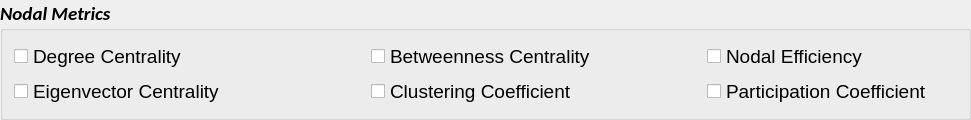
         <widget class="QGroupBox" name="groupBox_Nodal_Metrics">
          <property name="maximumSize">
           <size>
            <width>16777215</width>
            <height>210</height>
           </size>
          </property>
          <property name="font">
           <font>
            <family>Calibri</family>
            <pointsize>14</pointsize>
            <weight>75</weight>
            <italic>true</italic>
            <bold>true</bold>
           </font>
          </property>
          <property name="focusPolicy">
           <enum>Qt::StrongFocus</enum>
          </property>
          <property name="toolTip">
           <string>&lt;html&gt;&lt;head/&gt;&lt;body&gt;&lt;p&gt;&lt;br/&gt;&lt;/p&gt;&lt;/body&gt;&lt;/html&gt;</string>
          </property>
          <property name="styleSheet">
           <string notr="true">QGroupBox#groupBox_Nodal_Metrics{font: 75 italic 14pt &quot;Calibri&quot;;}
QGroupBox#groupBox_Nodal_Metrics{ font-weight:bold;}
QGroupBox#groupBox_Nodal_Metrics{border: 2px solid rgb(200, 197, 191);
                                       }
QGroupBox#groupBox_Nodal_Metrics:focus{border: 2px solid rgb(200, 165, 140);
                                       }

</string>
          </property>
          <property name="title">
           <string>Nodal Metrics</string>
          </property>
          <layout class="QGridLayout" name="gridLayout_2">
           <item row="0" column="6">
            <widget class="QCheckBox" name="checkLp_NodalMetrics">
             <property name="sizePolicy">
              <sizepolicy hsizetype="Expanding" vsizetype="Fixed">
               <horstretch>0</horstretch>
               <verstretch>0</verstretch>
              </sizepolicy>
             </property>
             <property name="font">
              <font>
               <family>Arial</family>
               <pointsize>14</pointsize>
              </font>
             </property>
             <property name="focusPolicy">
              <enum>Qt::NoFocus</enum>
             </property>
             <property name="toolTip">
              <string>&lt;html&gt;&lt;head/&gt;&lt;body&gt;&lt;p&gt;&lt;span style=&quot; font-size:11pt;&quot;&gt;Calculate the characteristic path length (Lp) of the nodal sets...&lt;/span&gt;&lt;/p&gt;&lt;/body&gt;&lt;/html&gt;</string>
             </property>
             <property name="whatsThis">
              <string/>
             </property>
             <property name="text">
              <string>Nodal Efficiency</string>
             </property>
            </widget>
           </item>
           <item row="0" column="3">
            <widget class="QCheckBox" name="checkCUBC">
             <property name="minimumSize">
              <size>
               <width>250</width>
               <height>0</height>
              </size>
             </property>
             <property name="font">
              <font>
               <family>Arial</family>
               <pointsize>14</pointsize>
              </font>
             </property>
             <property name="focusPolicy">
              <enum>Qt::NoFocus</enum>
             </property>
             <property name="toolTip">
              <string>&lt;html&gt;&lt;head/&gt;&lt;body&gt;&lt;p&gt;&lt;span style=&quot; font-size:11pt;&quot;&gt;Calculate the betweenness centrality of the network.&lt;/span&gt;&lt;/p&gt;&lt;/body&gt;&lt;/html&gt;</string>
             </property>
             <property name="text">
              <string>Betweenness Centrality</string>
             </property>
            </widget>
           </item>
           <item row="0" column="2">
            <spacer name="horizontalSpacer_10">
             <property name="orientation">
              <enum>Qt::Horizontal</enum>
             </property>
             <property name="sizeHint" stdset="0">
              <size>
               <width>40</width>
               <height>20</height>
              </size>
             </property>
            </spacer>
           </item>
           <item row="1" column="3">
            <widget class="QCheckBox" name="checkCP_NodalMetrics">
             <property name="sizePolicy">
              <sizepolicy hsizetype="Expanding" vsizetype="Fixed">
               <horstretch>0</horstretch>
               <verstretch>0</verstretch>
              </sizepolicy>
             </property>
             <property name="maximumSize">
              <size>
               <width>16777215</width>
               <height>16777215</height>
              </size>
             </property>
             <property name="font">
              <font>
               <family>Arial</family>
               <pointsize>14</pointsize>
              </font>
             </property>
             <property name="focusPolicy">
              <enum>Qt::NoFocus</enum>
             </property>
             <property name="toolTip">
              <string>&lt;html&gt;&lt;head/&gt;&lt;body&gt;&lt;p&gt;&lt;span style=&quot; font-size:11pt;&quot;&gt;Calculate clustering coefficient (Cp) of the nodal sets...&lt;/span&gt;&lt;/p&gt;&lt;/body&gt;&lt;/html&gt;</string>
             </property>
             <property name="text">
              <string>Clustering Coefficient</string>
             </property>
            </widget>
           </item>
           <item row="0" column="0">
            <widget class="QCheckBox" name="checkDegree">
             <property name="sizePolicy">
              <sizepolicy hsizetype="Minimum" vsizetype="Fixed">
               <horstretch>0</horstretch>
               <verstretch>0</verstretch>
              </sizepolicy>
             </property>
             <property name="font">
              <font>
               <family>Arial</family>
               <pointsize>14</pointsize>
              </font>
             </property>
             <property name="focusPolicy">
              <enum>Qt::NoFocus</enum>
             </property>
             <property name="toolTip">
              <string>&lt;html&gt;&lt;head/&gt;&lt;body&gt;&lt;p&gt;&lt;span style=&quot; font-size:11pt;&quot;&gt;Calculate the degree centrality of the network.&lt;/span&gt;&lt;/p&gt;&lt;/body&gt;&lt;/html&gt;</string>
             </property>
             <property name="text">
              <string>Degree Centrality</string>
             </property>
            </widget>
           </item>
           <item row="1" column="0">
            <widget class="QCheckBox" name="checkCUEC">
             <property name="font">
              <font>
               <family>Arial</family>
               <pointsize>14</pointsize>
              </font>
             </property>
             <property name="focusPolicy">
              <enum>Qt::NoFocus</enum>
             </property>
             <property name="toolTip">
              <string>&lt;html&gt;&lt;head/&gt;&lt;body&gt;&lt;p&gt;&lt;span style=&quot; font-size:11pt;&quot;&gt;Calculate the eigenvector centrality of the network.&lt;/span&gt;&lt;/p&gt;&lt;/body&gt;&lt;/html&gt;</string>
             </property>
             <property name="text">
              <string>Eigenvector Centrality</string>
             </property>
            </widget>
           </item>
           <item row="0" column="4">
            <spacer name="horizontalSpacer_14">
             <property name="orientation">
              <enum>Qt::Horizontal</enum>
             </property>
             <property name="sizeHint" stdset="0">
              <size>
               <width>40</width>
               <height>20</height>
              </size>
             </property>
            </spacer>
           </item>
           <item row="1" column="6">
            <widget class="QCheckBox" name="checkPC_CPU">
             <property name="minimumSize">
              <size>
               <width>250</width>
               <height>0</height>
              </size>
             </property>
             <property name="font">
              <font>
               <family>Arial</family>
               <pointsize>14</pointsize>
              </font>
             </property>
             <property name="focusPolicy">
              <enum>Qt::NoFocus</enum>
             </property>
             <property name="toolTip">
              <string>&lt;html&gt;&lt;head/&gt;&lt;body&gt;&lt;p&gt;&lt;span style=&quot; font-size:11pt;&quot;&gt;Calculates participant coefficient for each subject (“.csr” files) in the given directory.&lt;/span&gt;&lt;/p&gt;&lt;/body&gt;&lt;/html&gt;</string>
             </property>
             <property name="text">
              <string>Participation Coefficient</string>
             </property>
            </widget>
           </item>
           <item row="0" column="5">
            <spacer name="horizontalSpacer_12">
             <property name="orientation">
              <enum>Qt::Horizontal</enum>
             </property>
             <property name="sizeHint" stdset="0">
              <size>
               <width>40</width>
               <height>20</height>
              </size>
             </property>
            </spacer>
           </item>
           <item row="0" column="1">
            <spacer name="horizontalSpacer_13">
             <property name="orientation">
              <enum>Qt::Horizontal</enum>
             </property>
             <property name="sizeType">
              <enum>QSizePolicy::Expanding</enum>
             </property>
             <property name="sizeHint" stdset="0">
              <size>
               <width>100</width>
               <height>20</height>
              </size>
             </property>
            </spacer>
           </item>
          </layout>
         </widget>
